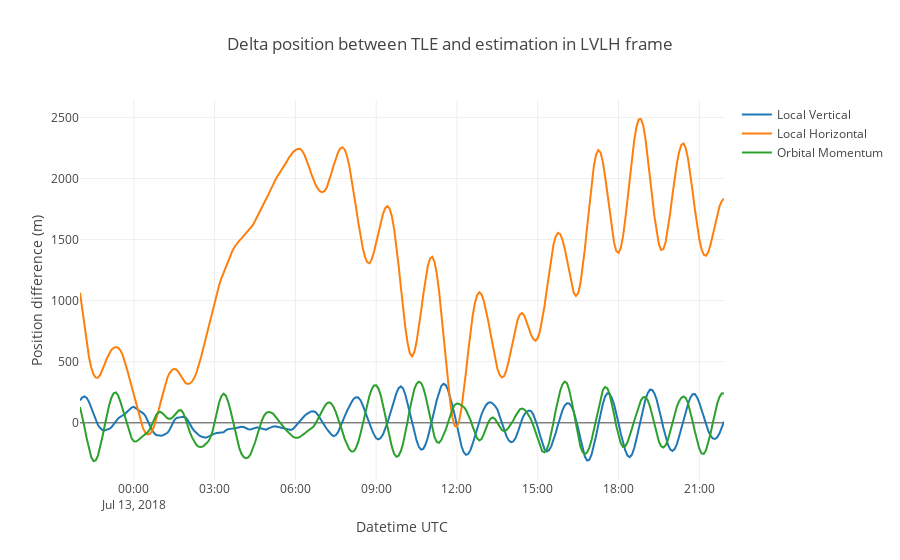

Notebook code cell kept with this figure:
### Markdown cell above
Plotting the components of the position different between the TLE and the estimation, in LVLH frame

### Code cell
import plotly.graph_objs as go

traceX = go.Scatter(
    x = deltaPV_lvlh_df['x'].index,
    y = deltaPV_lvlh_df['x'],
    mode='lines',
    name='Local Vertical'
)

traceY = go.Scatter(
    x = deltaPV_lvlh_df['y'].index,
    y = deltaPV_lvlh_df['y'],
    mode='lines',
    name='Local Horizontal'
)

traceZ = go.Scatter(
    x = deltaPV_lvlh_df['z'].index,
    y = deltaPV_lvlh_df['z'],
    mode='lines',
    name='Orbital Momentum'
)

data = [traceX, traceY, traceZ]

layout = go.Layout(
    title = 'Delta position between TLE and estimation in LVLH frame',
    xaxis = dict(
        title = 'Datetime UTC'
    ),
    yaxis = dict(
        title = 'Position difference (m)'
    )
)

fig = dict(data=data, layout=layout)

py.iplot(fig)

### Figure 1 — Plotly figure (JSON) as saved in the notebook; plotly's stock layout.template omitted (floating-point values rounded to 4 significant figures; data arrays with more than 128 entries replaced by an {"elided": "..."} marker saying what was removed)
{"data": [{"mode": "lines", "name": "Local Vertical", "type": "scatter", "uid": "f456816b-2329-46ed-ac95-76f042c3e62c", "x": {"elided": "288 str values"}, "y": {"elided": "288 float values"}}, {"mode": "lines", "name": "Local Horizontal", "type": "scatter", "uid": "e7873b8d-90e7-4c05-8ce9-8830c258f996", "x": {"elided": "288 str values"}, "y": {"elided": "288 float values"}}, {"mode": "lines", "name": "Orbital Momentum", "type": "scatter", "uid": "b4a99c80-e588-4084-a512-95c55e75a9b3", "x": {"elided": "288 str values"}, "y": {"elided": "288 float values"}}], "layout": {"autosize": true, "title": {"text": "Delta position between TLE and estimation in LVLH frame"}, "xaxis": {"autorange": true, "range": ["2018-07-12 22:00", "2018-07-13 21:55"], "title": {"text": "Datetime UTC"}, "type": "date"}, "yaxis": {"autorange": true, "range": [-467.9, 2642.0], "title": {"text": "Position difference (m)"}, "type": "linear"}}}
